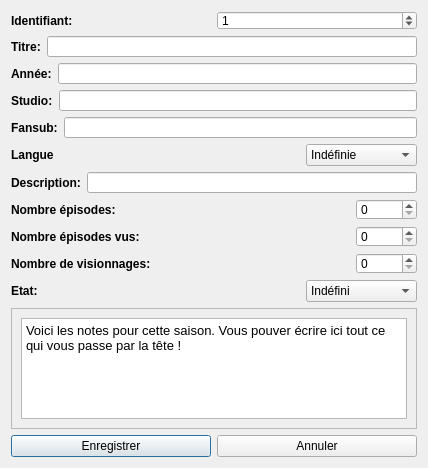
<?xml version="1.0" encoding="UTF-8"?>
<ui version="4.0">
 <class>Dialog</class>
 <widget class="QDialog" name="Dialog">
  <property name="windowModality">
   <enum>Qt::WindowModal</enum>
  </property>
  <property name="geometry">
   <rect>
    <x>0</x>
    <y>0</y>
    <width>428</width>
    <height>468</height>
   </rect>
  </property>
  <property name="windowTitle">
   <string>Dialog</string>
  </property>
  <property name="windowIcon">
   <iconset>
    <normaloff>icons/icon-modal.png</normaloff>icons/icon-modal.png</iconset>
  </property>
  <layout class="QVBoxLayout" name="verticalLayout">
   <item>
    <layout class="QHBoxLayout" name="horizontalLayout">
     <item>
      <widget class="QLabel" name="label_15">
       <property name="font">
        <font>
         <weight>75</weight>
         <bold>true</bold>
        </font>
       </property>
       <property name="text">
        <string>Identifiant:</string>
       </property>
      </widget>
     </item>
     <item>
      <widget class="QSpinBox" name="spinBox_2">
       <property name="maximumSize">
        <size>
         <width>16777215</width>
         <height>19</height>
        </size>
       </property>
       <property name="maximum">
        <number>5000</number>
       </property>
       <property name="value">
        <number>1</number>
       </property>
      </widget>
     </item>
    </layout>
   </item>
   <item>
    <layout class="QHBoxLayout" name="horizontalLayout_2">
     <item>
      <widget class="QLabel" name="label_2">
       <property name="font">
        <font>
         <weight>75</weight>
         <bold>true</bold>
        </font>
       </property>
       <property name="text">
        <string>Titre:</string>
       </property>
      </widget>
     </item>
     <item>
      <widget class="QLineEdit" name="lineEdit_2">
       <property name="maximumSize">
        <size>
         <width>16777215</width>
         <height>21</height>
        </size>
       </property>
      </widget>
     </item>
    </layout>
   </item>
   <item>
    <layout class="QHBoxLayout" name="horizontalLayout_5">
     <item>
      <widget class="QLabel" name="label_3">
       <property name="font">
        <font>
         <weight>75</weight>
         <bold>true</bold>
        </font>
       </property>
       <property name="text">
        <string>Année:</string>
       </property>
      </widget>
     </item>
     <item>
      <widget class="QLineEdit" name="lineEdit_5">
       <property name="maximumSize">
        <size>
         <width>16777215</width>
         <height>21</height>
        </size>
       </property>
      </widget>
     </item>
    </layout>
   </item>
   <item>
    <layout class="QHBoxLayout" name="horizontalLayout_4">
     <item>
      <widget class="QLabel" name="label_4">
       <property name="font">
        <font>
         <weight>75</weight>
         <bold>true</bold>
        </font>
       </property>
       <property name="text">
        <string>Studio:</string>
       </property>
      </widget>
     </item>
     <item>
      <widget class="QLineEdit" name="lineEdit">
       <property name="maximumSize">
        <size>
         <width>16777215</width>
         <height>21</height>
        </size>
       </property>
      </widget>
     </item>
    </layout>
   </item>
   <item>
    <layout class="QHBoxLayout" name="horizontalLayout_6">
     <item>
      <widget class="QLabel" name="label_6">
       <property name="enabled">
        <bool>true</bool>
       </property>
       <property name="font">
        <font>
         <weight>75</weight>
         <bold>true</bold>
        </font>
       </property>
       <property name="text">
        <string>Fansub:</string>
       </property>
      </widget>
     </item>
     <item>
      <widget class="QLineEdit" name="lineEdit_6">
       <property name="maximumSize">
        <size>
         <width>16777215</width>
         <height>21</height>
        </size>
       </property>
      </widget>
     </item>
    </layout>
   </item>
   <item>
    <layout class="QHBoxLayout" name="horizontalLayout_12">
     <item>
      <widget class="QLabel" name="label_20">
       <property name="font">
        <font>
         <weight>75</weight>
         <bold>true</bold>
        </font>
       </property>
       <property name="text">
        <string>Langue</string>
       </property>
      </widget>
     </item>
     <item>
      <widget class="QComboBox" name="seasonLanguageComboBox">
       <property name="maximumSize">
        <size>
         <width>111</width>
         <height>27</height>
        </size>
       </property>
       <item>
        <property name="text">
         <string>Indéfinie</string>
        </property>
       </item>
       <item>
        <property name="text">
         <string>Japonais</string>
        </property>
       </item>
       <item>
        <property name="text">
         <string>Japonais &amp; Francais (Dual Audio)</string>
        </property>
       </item>
       <item>
        <property name="text">
         <string>Français</string>
        </property>
       </item>
       <item>
        <property name="text">
         <string>Autres</string>
        </property>
       </item>
      </widget>
     </item>
    </layout>
   </item>
   <item>
    <layout class="QHBoxLayout" name="horizontalLayout_3">
     <item>
      <widget class="QLabel" name="label_22">
       <property name="font">
        <font>
         <weight>75</weight>
         <bold>true</bold>
        </font>
       </property>
       <property name="text">
        <string>Description:</string>
       </property>
      </widget>
     </item>
     <item>
      <widget class="QLineEdit" name="lineEdit_3">
       <property name="maximumSize">
        <size>
         <width>16777215</width>
         <height>21</height>
        </size>
       </property>
      </widget>
     </item>
    </layout>
   </item>
   <item>
    <layout class="QHBoxLayout" name="horizontalLayout_10">
     <item>
      <widget class="QLabel" name="label_16">
       <property name="font">
        <font>
         <weight>75</weight>
         <bold>true</bold>
        </font>
       </property>
       <property name="text">
        <string>Nombre épisodes:</string>
       </property>
      </widget>
     </item>
     <item>
      <widget class="QSpinBox" name="episodesSpinbox">
       <property name="maximumSize">
        <size>
         <width>61</width>
         <height>21</height>
        </size>
       </property>
       <property name="maximum">
        <number>1000</number>
       </property>
      </widget>
     </item>
    </layout>
   </item>
   <item>
    <layout class="QHBoxLayout" name="horizontalLayout_9">
     <item>
      <widget class="QLabel" name="label_17">
       <property name="font">
        <font>
         <weight>75</weight>
         <bold>true</bold>
        </font>
       </property>
       <property name="text">
        <string>Nombre épisodes vus:</string>
       </property>
      </widget>
     </item>
     <item>
      <widget class="QSpinBox" name="episodesWatchedSpinbox">
       <property name="maximumSize">
        <size>
         <width>61</width>
         <height>21</height>
        </size>
       </property>
       <property name="maximum">
        <number>1000</number>
       </property>
      </widget>
     </item>
    </layout>
   </item>
   <item>
    <layout class="QHBoxLayout" name="horizontalLayout_8">
     <item>
      <widget class="QLabel" name="label_19">
       <property name="font">
        <font>
         <weight>75</weight>
         <bold>true</bold>
        </font>
       </property>
       <property name="text">
        <string>Nombre de visionnages:</string>
       </property>
      </widget>
     </item>
     <item>
      <widget class="QSpinBox" name="seasonViewCountSpinbox">
       <property name="maximumSize">
        <size>
         <width>61</width>
         <height>21</height>
        </size>
       </property>
       <property name="maximum">
        <number>1000</number>
       </property>
      </widget>
     </item>
    </layout>
   </item>
   <item>
    <layout class="QHBoxLayout" name="horizontalLayout_7">
     <item>
      <widget class="QLabel" name="label_18">
       <property name="font">
        <font>
         <weight>75</weight>
         <bold>true</bold>
        </font>
       </property>
       <property name="text">
        <string>Etat:</string>
       </property>
      </widget>
     </item>
     <item>
      <widget class="QComboBox" name="seasonStateComboBox">
       <property name="maximumSize">
        <size>
         <width>111</width>
         <height>27</height>
        </size>
       </property>
       <item>
        <property name="text">
         <string>Indéfini</string>
        </property>
        <property name="icon">
         <iconset>
          <normaloff>icons/help-about.ico</normaloff>icons/help-about.ico</iconset>
        </property>
       </item>
       <item>
        <property name="text">
         <string>A voir</string>
        </property>
        <property name="icon">
         <iconset>
          <normaloff>icons/appointment-soon.ico</normaloff>icons/appointment-soon.ico</iconset>
        </property>
       </item>
       <item>
        <property name="text">
         <string>En cours</string>
        </property>
        <property name="icon">
         <iconset>
          <normaloff>icons/media-playback-start-3.ico</normaloff>icons/media-playback-start-3.ico</iconset>
        </property>
       </item>
       <item>
        <property name="text">
         <string>Terminé</string>
        </property>
        <property name="icon">
         <iconset>
          <normaloff>icons/tick.ico</normaloff>icons/tick.ico</iconset>
        </property>
       </item>
       <item>
        <property name="text">
         <string>Abandonné</string>
        </property>
        <property name="icon">
         <iconset>
          <normaloff>icons/edit-delete-5.ico</normaloff>icons/edit-delete-5.ico</iconset>
        </property>
       </item>
      </widget>
     </item>
    </layout>
   </item>
   <item>
    <widget class="QScrollArea" name="scrollArea">
     <property name="widgetResizable">
      <bool>true</bool>
     </property>
     <widget class="QWidget" name="scrollAreaWidgetContents">
      <property name="geometry">
       <rect>
        <x>0</x>
        <y>0</y>
        <width>408</width>
        <height>107</height>
       </rect>
      </property>
      <layout class="QGridLayout" name="gridLayout">
       <item row="0" column="0">
        <widget class="QTextEdit" name="textEdit">
         <property name="html">
          <string>&lt;!DOCTYPE HTML PUBLIC &quot;-//W3C//DTD HTML 4.0//EN&quot; &quot;http://www.w3.org/TR/REC-html40/strict.dtd&quot;&gt;
&lt;html&gt;&lt;head&gt;&lt;meta name=&quot;qrichtext&quot; content=&quot;1&quot; /&gt;&lt;style type=&quot;text/css&quot;&gt;
p, li { white-space: pre-wrap; }
&lt;/style&gt;&lt;/head&gt;&lt;body style=&quot; font-family:'MS Shell Dlg 2'; font-size:8.25pt; font-weight:400; font-style:normal;&quot;&gt;
&lt;p style=&quot; margin-top:0px; margin-bottom:0px; margin-left:0px; margin-right:0px; -qt-block-indent:0; text-indent:0px;&quot;&gt;&lt;span style=&quot; font-family:'Noto Sans'; font-size:10pt;&quot;&gt;Voici les notes pour cette saison. Vous pouver écrire ici tout ce qui vous passe par la tête !&lt;/span&gt;&lt;/p&gt;&lt;/body&gt;&lt;/html&gt;</string>
         </property>
        </widget>
       </item>
      </layout>
     </widget>
    </widget>
   </item>
   <item>
    <layout class="QHBoxLayout" name="horizontalLayout_11">
     <item>
      <widget class="QPushButton" name="saveButton">
       <property name="text">
        <string>Enregistrer</string>
       </property>
       <property name="icon">
        <iconset>
         <normaloff>icons/document-export.ico</normaloff>icons/document-export.ico</iconset>
       </property>
      </widget>
     </item>
     <item>
      <widget class="QPushButton" name="cancelButton">
       <property name="text">
        <string>Annuler</string>
       </property>
       <property name="icon">
        <iconset>
         <normaloff>icons/edit-delete-5.ico</normaloff>icons/edit-delete-5.ico</iconset>
       </property>
      </widget>
     </item>
    </layout>
   </item>
  </layout>
 </widget>
 <tabstops>
  <tabstop>lineEdit_2</tabstop>
  <tabstop>spinBox_2</tabstop>
  <tabstop>lineEdit_3</tabstop>
  <tabstop>lineEdit</tabstop>
  <tabstop>lineEdit_5</tabstop>
  <tabstop>seasonStateComboBox</tabstop>
  <tabstop>saveButton</tabstop>
  <tabstop>cancelButton</tabstop>
 </tabstops>
 <resources/>
 <connections/>
</ui>
